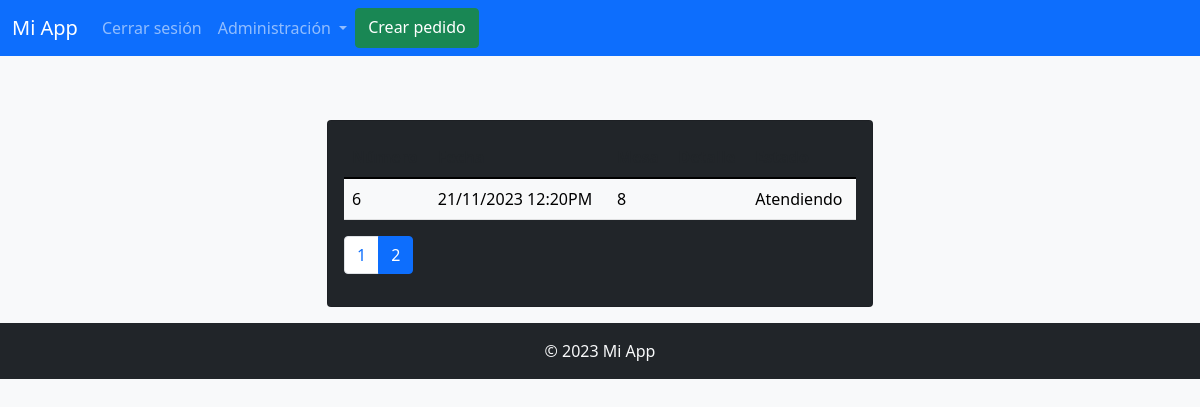
Before: /admin/pedidos?pagina=2&elementos=5 (signed in) with the older database file.
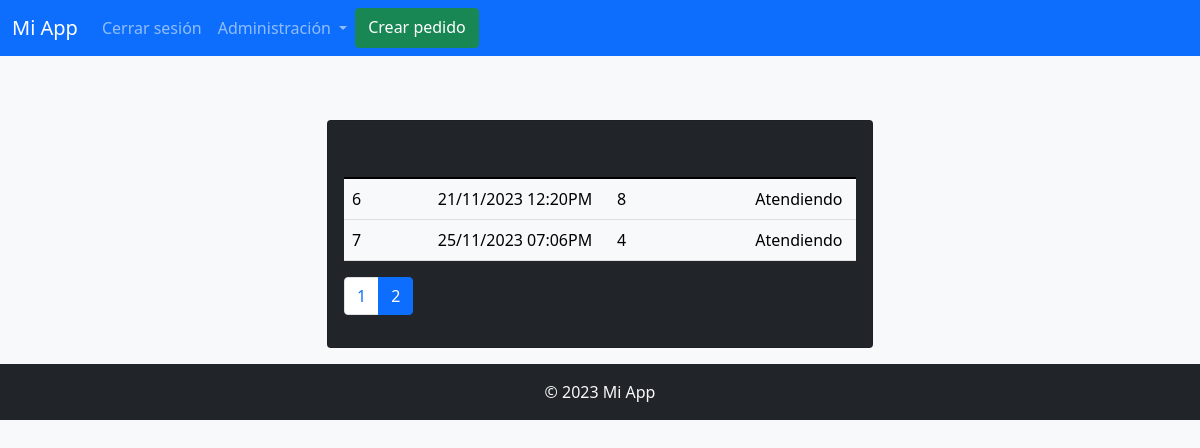
After: the same page with the newer database file.
### models/Pedido.py (models this page shows)
class Pedido(db.Model):
  id = db.Column(db.Integer, primary_key=True)
  fecha = db.Column(db.DateTime, nullable=False, default=datetime.utcnow)
  mesa = db.Column(db.Integer, db.ForeignKey('mesa.id'), nullable=False)
  detalle = db.Column(db.String(200), nullable=True)
  estado = db.Column(db.String(20), nullable=False)

### models/Mesa.py (models this page shows)
class Mesa(db.Model):
  id = db.Column(db.Integer, primary_key=True)
  numero = db.Column(db.Integer, unique=True, nullable=False)
  capacidad = db.Column(db.Integer, nullable=False)
  estado = db.Column(db.String(20), nullable=False)
  ocupada = db.Column(db.Boolean, nullable=False)

### routes/gestion/pedido.py (the view)
@pedido.route('/admin/pedidos', methods=['GET'])
@login_required
def ver_todos():
  pagina = request.args.get('pagina', 1, type=int)
  estado = request.args.get('estado', 0, type=int)
  pedidos_por_pagina = request.args.get('elementos', 5, type=int)
  if estado == 0:
      pedidos_filtrados_paginados = Pedido.query.paginate(page=pagina, per_page=pedidos_por_pagina, error_out=False)
  else:
      estados = {1: 'En espera', 2: 'Atendiendo', 3: 'Atendido', 4: 'Preparando', 5: 'Finalizado'}
      estado_final = estados.get(estado, '')
      pedidos_filtrados_paginados = Pedido.query.filter_by(estado=estado_final).paginate(page=pagina, per_page=pedidos_por_pagina, error_out=False)
  def obtener_numero_mesa(id_mesa):
    mesa = Mesa.query.get(id_mesa)
    return mesa.numero if mesa else 'Mesa no encontrada'
  def formatear_fecha(fecha):
    return fecha.strftime('%d/%m/%Y %I:%M%p') if fecha else ''
  return render_template('admin/pedidos.html', pedidos_filtrados_paginados=pedidos_filtrados_paginados, obtener_numero_mesa=obtener_numero_mesa, formatear_fecha=formatear_fecha)

### models/User.py (called while the page is built)
@login_manager.user_loader
def load_user(user_id):
  return User.query.get(int(user_id))

### templates/admin/pedidos.html (shortened to what this page needs)
{% extends "base.html" %}
{% block content %}
<div class="row justify-content-center">
  <div class="col-lg-6 col-md-12">
    <div class="card bg-dark text-light mt-5">
      <div class="card-body">
        <div class="table-responsive">
          <table class="table">
            <thead class="thead-light">
              <tr>
                <th>Número</th>
                <th>Fecha</th>
                <th>Mesa</th>
                <th>Detalle</th>
                <th>Estado</th>
              </tr>
            </thead>
            <tbody class="table-light">
              {% for pedido in pedidos_filtrados_paginados %}
              <tr>
                <td>
                  {{ pedido.id }}
                </td>
                <td>
                  {{ formatear_fecha(pedido.fecha) }}
                </td>
                <td>
                  {{ obtener_numero_mesa(pedido.mesa) }}
                </td>
                <td>
                </td>
                <td>
                  {{ pedido.estado }}
                </td>
              </tr>
              {% endfor %}
            </tbody>
          </table>
          <ul class="pagination">
            {% for pag_num in pedidos_filtrados_paginados.iter_pages() %}
                {% if pag_num %}
                    {% if pedidos_filtrados_paginados.page == pag_num %}
                        <li class="page-item active"><span class="page-link">{{ pag_num }}</span></li>
                    {% else %}
                        <li class="page-item">
                          <a class="page-link" href="{{ url_for('pedido.ver_todos', pagina=pag_num, elementos=pedidos_filtrados_paginados.per_page, estado=request.args.get('estado')) }}">{{ pag_num }}</a>
                        </li>
                    {% endif %}
                {% else %}
                    <span class="ellipsis">...</span>
                {% endif %}
            {% endfor %}
        </ul>
        </div>
      </div>
    </div>
  </div>
</div>
{% endblock %}

Changed rows visible on the page:
added Pedido: id "7", fecha "25/11/2023 07:06PM", mesa.numero "4", estado "Atendiendo"
